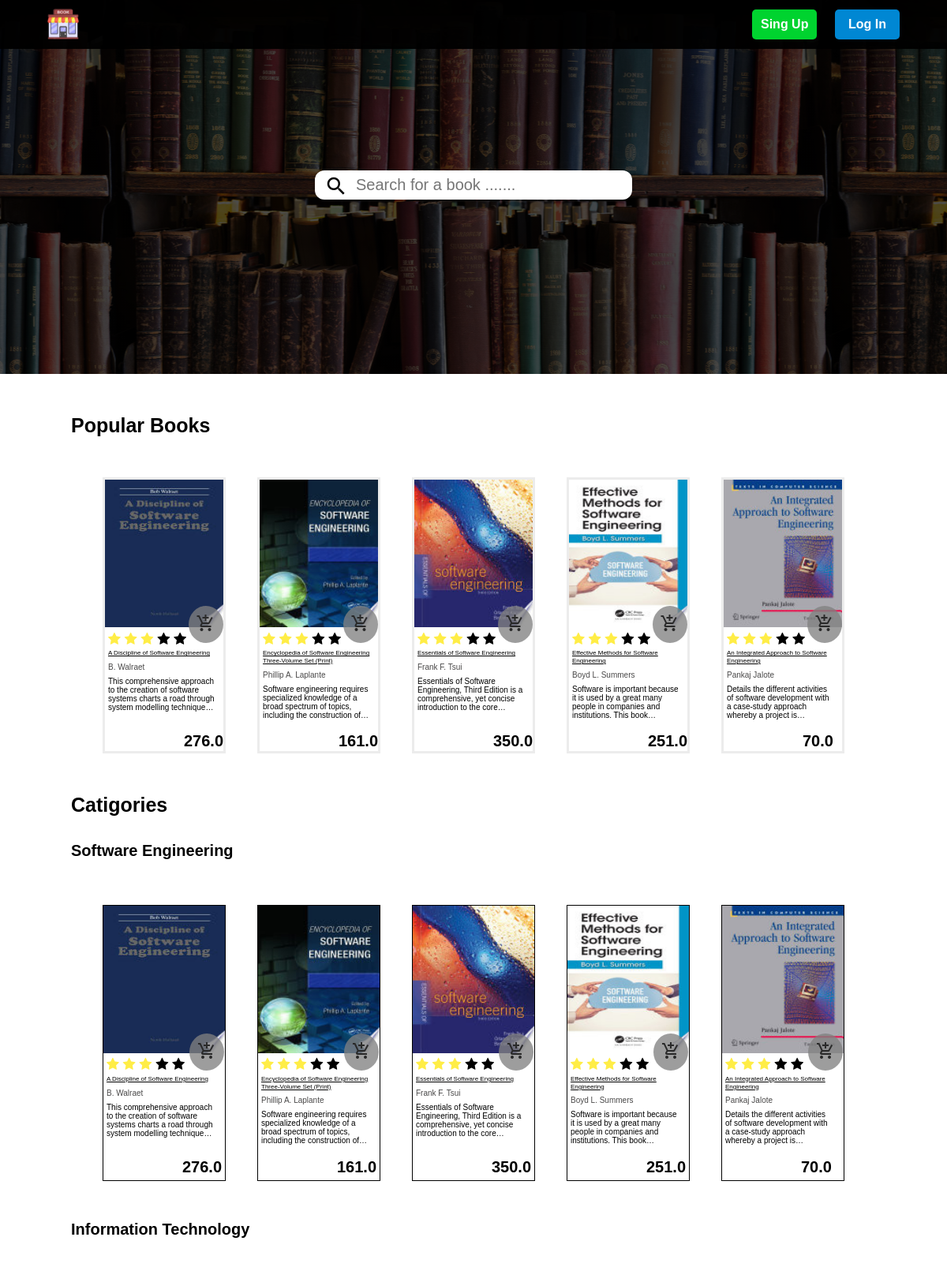
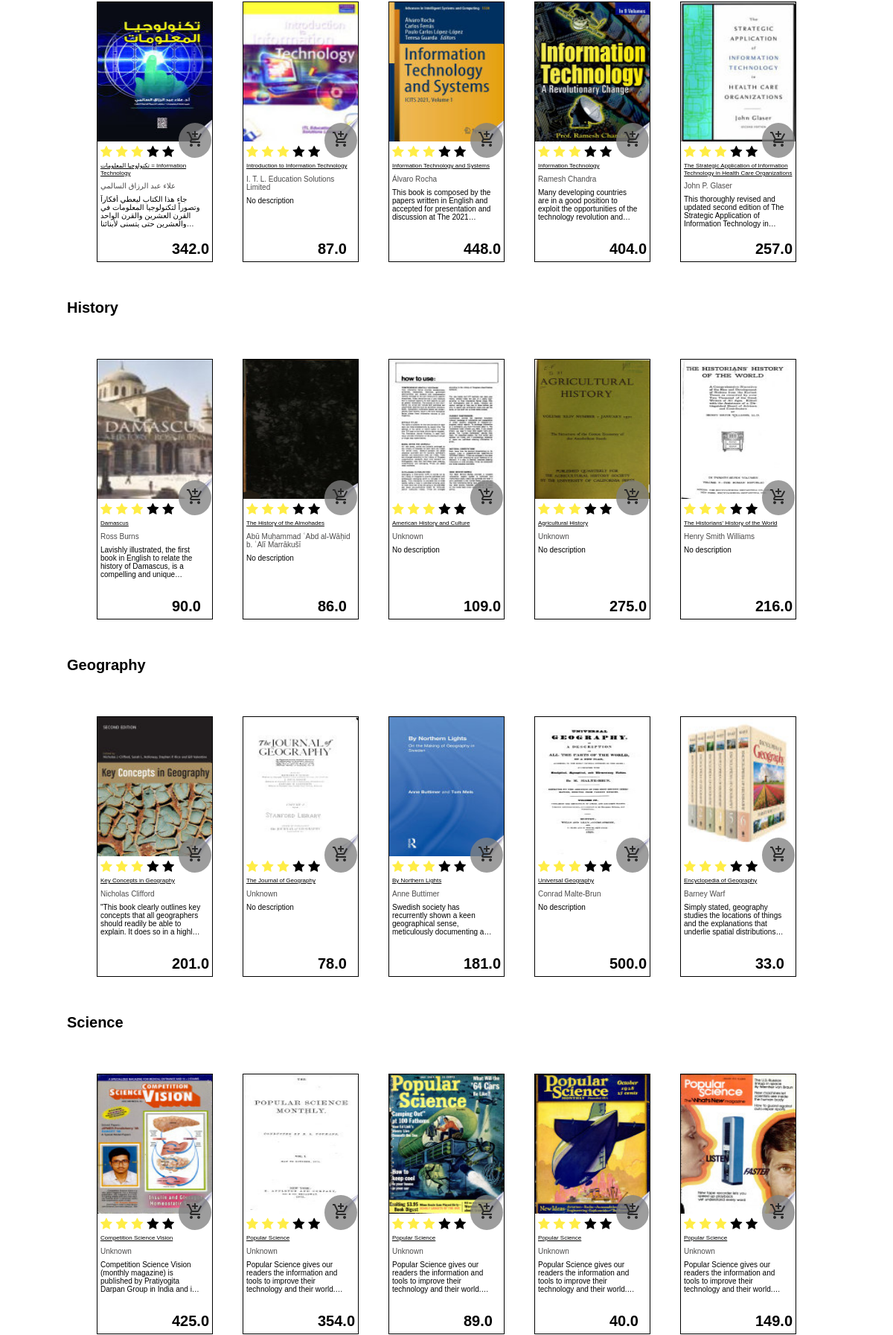
The page /home (upper part) on the database its author committed (2 pictures, top to bottom).
### tables this page shows
CREATE TABLE Book(
	book_id INTEGER PRIMARY KEY AUTOINCREMENT,
  	title TEXT NOT NULL,
  	author TEXT,
  	image TEXT,
  	price REAL NOT NULL,
  	subscript TEXT,
  	quantity INTEGER NOT NULL,
  	state INTEGER NOT NULL DEFAULT 0,
  	writer_id INTEGER,
  	category_id INTEGER,
  	FOREIGN KEY (writer_id) REFERENCES User(user_id),
  	FOREIGN KEY (category_id) REFERENCES Category(category_id)
);

CREATE TABLE Category(
	category_id INTEGER PRIMARY KEY AUTOINCREMENT,
  	title TEXT NOT NULL
);

### app.py (the view)
@app.route("/", methods=["GET", "POST"])
@app.route("/home", methods=["GET", "POST"])
def home():
    if request.method == "GET":
        con = sqlite3.connect("Books.db")
        db = con.cursor()
        db.execute("SELECT * FROM Category;")
        columns = [column[0] for column in db.description]
        categories = [dict(zip(columns, row)) for row in db.fetchall()]
        db.execute("SELECT * FROM Book WHERE state=? LIMIT 5;", (1,))
        columns = [column[0] for column in db.description]
        popular_books = [dict(zip(columns, row)) for row in db.fetchall()]
        for category in categories:
            db.execute(
                "SELECT * FROM Book WHERE category_id=? AND state=? LIMIT 5;",
                (
                    category["category_id"],
                    1,
                ),
            )
            columns = [column[0] for column in db.description]
            category["books"] = [dict(zip(columns, row)) for row in db.fetchall()]
        con.commit()
        db.close()
        con.close()
        return render_template(
            "home.html", categories=categories, popular_books=popular_books
        )
    else:
        return redirect(url_for("library"))

### app.py (called while the page is built)
@app.after_request
def after_request(response):
    response.headers["Cache-Control"] = "no-cache, no-store, must-revalidate"
    response.headers["Expires"] = 0
    response.headers["Pragma"] = "no-cache"
    return response

### templates/home.html (shortened to what this page needs)
<!DOCTYPE html>
<html lang="en">
<head>
  <link rel="stylesheet" href="https://cdnjs.cloudflare.com/ajax/libs/font-awesome/4.7.0/css/font-awesome.min.css" />
  <link rel="stylesheet" href="static/home.css" />
  <link rel="stylesheet" href="static/error.css" />
</head>
<body>
  <header>
    <nav>
      <a href="{{url_for('home')}}">
        <img src="static/images/logo.svg" alt="Logo" />
      </a>
      <div class="sing-log">
        {% if session['user_id'] %}
        <!-- <button onclick="redirectToLink('/logout')" class="sing">Log Out</button>
        <button onclick="redirectToLink('/cart')" class="log">Cart</button> -->
        <ul class="nav-info">
          <li>
            <a href="{{url_for('profile')}}">
              <img src="../static/images/user_1.png" alt="Profile" />
            </a>
          </li>
          <li>
            <a href="{{url_for('cart')}}">
              <img src="../static/images/shopping_cart_1.png" alt="Store" />
            </a>
          </li>
          <li>
            <a href="{{url_for('logout')}}">
              <img src="../static/images/logout_39px.png" alt="logout" />
            </a>
          </li>
        </ul>
        {% else %}
        <button onclick="redirectToLink('/signup')" class="sing">Sing Up</button>
        <button onclick="redirectToLink('/signin')" class="log">Log In</button>
        {% endif %}
      </div>
    </nav>
    <div class="search">
      <form action="{{ url_for('library') }}" method="post">
        <button><i class="material-icons">search</i></button>
        <input type="search" name="search" placeholder="Search for a book ......." />
      </form>
    </div>
  </header>
  <div class="catigories popular-books">
    <div class="head">Popular Books</div>
    <div class="books">
      {% for book in popular_books %}
      <div data-id="{{book['book_id']}}" class="book goToBook">
        <form action="{{url_for('add_to_cart', book_id=book['book_id'])}}" method="get" class="add-to-cart">
          <button>
            <i class="material-icons">add_shopping_cart</i>
          </button>
        </form>
        <div class="img-book">
          <img src="{{book['image']}}" alt="" />
        </div>
        <div class="stars">
          <i class="fa fa-star checked"></i>
          <i class="fa fa-star checked"></i>
          <i class="fa fa-star checked"></i>
          <i class="fa fa-star"></i>
          <i class="fa fa-star"></i>
        </div>
        <div class="book-details">
          <div class="title">
            <a href="" class="book-title">
              {{book['title']}}
            </a>
          </div>
          <div class="title">
            <a href="" class="book-creator"> {{ book['author'] }} </a>
          </div>
          <div class="title">
            <p class="explain">
              {{ book['subscript'] }}
            </p>
          </div>
          <div class="price">
            <span>{{ book['price'] }}</span>
          </div>
        </div>
      </div>
      {% endfor %}
    </div>
  </div>
  <div class="catigories">
    <div class="head">Catigories</div>
    {% for category in categories %}
    <div class="type-book">{{category['title']}}</div>
    <div class="books">
      {% for book in category['books'] %}
      <div data-id="{{book['book_id']}}" class="book goToBook">
        <form action="{{url_for('add_to_cart', book_id=book['book_id'])}}" method="get" class="add-to-cart">
          <button>
            <i class="material-icons">add_shopping_cart</i>
          </button>
        </form>
        <div class="img-book">
          <img src="{{book['image']}}" alt="" />
        </div>
        <div class="stars">
          <i class="fa fa-star checked"></i>
          <i class="fa fa-star checked"></i>
          <i class="fa fa-star checked"></i>
          <i class="fa fa-star"></i>
          <i class="fa fa-star"></i>
        </div>
        <div class="book-details">
          <div class="title">
            <a href="" class="book-title">
              {{book['title']}}
            </a>
          </div>
          <div class="title">
            <a href="" class="book-creator"> {{book['author']}} </a>
          </div>
          <div class="title">
            <p class="explain">
              {{book['subscript']}}
            </p>
          </div>
          <div class="price">
            <span>{{book['price']}}</span>
          </div>
        </div>
      </div>
      {% endfor %}
    </div>
    {% endfor %}
  </div>
</body>
</html>

### static/home.css (style rules this page uses)
* { margin: 0; padding: 0; box-sizing: border-box; font-family: sans-serif; }
html { font-size: 10px; }
header { height: 474px; width: 100%; background-image: radial-gradient(rgba(0, 0, 0, 0.699) 100%, transparent), url(images/hero-img.png); background-position: center; }
header nav { width: 100%; background-color: rgba(0, 0, 0, 0.95); padding: 10px 60px; display: flex; justify-content: space-between; align-items: center; }
header nav img { cursor: pointer; }
.sing, .log { width: 82px; border: none; color: white; margin-left: 20px; padding: 10px; border-radius: 5px; cursor: pointer; font-size: 1.6rem; font-weight: 700; }
.sing { background-color: #00d32f; }
.log { background-color: #0087d3; }
.search { height: calc(100% - 130px); display: flex; justify-content: center; align-items: center; }
form { width: 100%; display: flex; justify-content: center; align-items: center; }
.search input { width: 30%; height: 37px; padding: 10px; font-size: 2rem; border-radius: 0 12px 12px 0; border-left: none; border: none; outline: none; }
.search button { height: 37px; font-size: 1.6rem; border-radius: 12px 0 0 12px; border: none; background-color: white; padding-left: 12px; padding-top: 5px; cursor: pointer; }
.search button i { font-size: 3rem; font-weight: 500; }
.books { display: flex; flex-flow: row wrap; justify-content: space-evenly; align-items: center; transition: 600ms; margin-bottom: 30px; padding: 20px; gap: 20px; }
.catigories { padding: 90px 90px; display: flex; flex-flow: column wrap; }
.head { font-size: 2.5rem; font-weight: 700; line-height: 31.47px; margin-bottom: 30px; }
.type-book { font-weight: 700; font-size: 2rem; margin-bottom: 37px; }
.book { position: relative; height: 350px; width: 156px; cursor: pointer; border: 1px solid black; overflow: hidden; }
.book .add-to-cart { position: absolute; top: 45%; right: -35%; color: white; border: none; border-radius: 0 0 0 12px; padding: 0.5rem; cursor: pointer; font-size: 1.5rem; font-weight: 700; }
.book .add-to-cart button { background: none; border: none; cursor: pointer; font-size: 1.2rem; font-weight: 700; background-color: rgba(128, 128, 128, 0.774); padding: 1rem; border-radius: 100%; color: rgb(41, 41, 41); }
.img-book { width: 100%; height: 187px; }
.img-book img { width: 100%; height: 100%; }
.book-details { padding: 0.4rem; }
.title { margin-bottom: 7px; }
.title .book-title { font-size: 8px; font-weight: 500; line-height: 9.68px; color: #000000; display: -webkit-box; -webkit-line-clamp: 2; -webkit-box-orient: vertical; text-overflow: ellipsis; overflow: hidden; }
.title .book-creator { text-decoration: none; color: #4a4949; font-weight: 500; font-size: 1rem; }
.explain { color: black; width: 135px; padding: -1px; display: -webkit-box; -webkit-box-orient: vertical; -webkit-line-clamp: 4; overflow: hidden; text-overflow: ellipsis; position: absolute; }
.price { position:absolute; left: 100px; top: 325px; }
.price span { font-weight: 600; font-size: 20px; line-height: 12.1px; }
.checked { color: rgba(255, 230, 0, 0.726); }
.stars { height: 20px; margin-top: 4px; padding-left: 4px; display: flex; justify-content: flex-start; align-items: center; gap: 5px; }
.fa { font-size: 17px; }
.popular-books .book { cursor: pointer; overflow: hidden; border: 3px solid rgba(0, 0, 0, 0.075); }
.catigories { padding-top: 0; }
.popular-books { padding-top: 50px; padding-bottom: 0; }

### rows shown on the page
Book: shows a picture, title "A Discipline of Software Engineering", author "B. Walraet", subscript "This comprehensive approach to the creation of software systems charts a road through system modelling…", price "276.0"
Book: shows a picture, title "Encyclopedia of Software Engineering Three-Volume Set (Print)", author "Phillip A. Laplante", subscript "Software engineering requires specialized knowledge of a broad spectrum of topics, including the construction…", price "161.0"
Book: shows a picture, title "Essentials of Software Engineering", author "Frank F. Tsui", subscript "Essentials of Software Engineering, Third Edition is a comprehensive, yet concise introduction to the…", price "350.0"
Book: shows a picture, title "Effective Methods for Software Engineering", author "Boyd L. Summers", subscript "Software is important because it is used by a great many people in companies and institutions. This…", price "251.0"
Book: shows a picture, title "An Integrated Approach to Software Engineering", author "Pankaj Jalote", subscript "Details the different activities of software development with a case-study approach whereby a project…", price "70.0"
Category: title "Software Engineering"
Category: title "Information Technology"
Book: shows a picture, title "تكنولوجيا المعلومات = Information Technology", author "علاء عبد الرزاق السالمي", subscript "جاء هذا الكتاب ليعطي أفكاراً وتصوراً لتكنولوجيا المعلومات في القرن العشرين والقرن الواحد والعشرين حتى يتسنى…", price "342.0"
Book: shows a picture, title "Introduction to Information Technology", author "I. T. L. Education Solutions Limited", subscript "No description", price "87.0"
Book: shows a picture, title "Information Technology and Systems", author "Álvaro Rocha", subscript "This book is composed by the papers written in English and accepted for presentation and discussion at The…", price "448.0"
Book: shows a picture, title "Information Technology", author "Ramesh Chandra", subscript "Many developing countries are in a good position to exploit the opportunities of the technology revolution…", price "404.0"
Book: shows a picture, title "The Strategic Application of Information Technology in Health Care Organizations", author "John P. Glaser", subscript "This thoroughly revised and updated second edition of The Strategic Application of Information Technology…", price "257.0"
Category: title "History"
Book: shows a picture, title "Damascus", author "Ross Burns", subscript "Lavishly illustrated, the first book in English to relate the history of Damascus, is a compelling and…", price "90.0"
Book: shows a picture, title "The History of the Almohades", author "Abū Muḥammad ʿAbd al-Wāḥid b. ʿAlī Marrākušī", subscript "No description", price "86.0"
Book: shows a picture, title "American History and Culture", author "Unknown", subscript "No description", price "109.0"
Book: shows a picture, title "Agricultural History", author "Unknown", subscript "No description", price "275.0"
Book: shows a picture, title "The Historians' History of the World", author "Henry Smith Williams", subscript "No description", price "216.0"
Category: title "Geography"
Book: shows a picture, title "Key Concepts in Geography", author "Nicholas Clifford", subscript "\"This book clearly outlines key concepts that all geographers should readily be able to explain. It does so in a…", price "201.0"
Book: shows a picture, title "The Journal of Geography", author "Unknown", subscript "No description", price "78.0"
Book: shows a picture, title "By Northern Lights", author "Anne Buttimer", subscript "Swedish society has recurrently shown a keen geographical sense, meticulously documenting…", price "181.0"
Book: shows a picture, title "Universal Geography", author "Conrad Malte-Brun", subscript "No description", price "500.0"
Book: shows a picture, title "Encyclopedia of Geography", author "Barney Warf", subscript "Simply stated, geography studies the locations of things and the explanations that underlie spatial…", price "33.0"
Category: title "Science"
Book: shows a picture, title "Competition Science Vision", author "Unknown", subscript "Competition Science Vision (monthly magazine) is published by Pratiyogita Darpan Group in India and…", price "425.0"
Book: shows a picture, title "Popular Science", author "Unknown", subscript "Popular Science gives our readers the information and tools to improve their technology and their…", price "354.0"
Book: shows a picture, title "Popular Science", author "Unknown", subscript "Popular Science gives our readers the information and tools to improve their technology and their…", price "89.0"
Book: shows a picture, title "Popular Science", author "Unknown", subscript "Popular Science gives our readers the information and tools to improve their technology and their…", price "40.0"
Book: shows a picture, title "Popular Science", author "Unknown", subscript "Popular Science gives our readers the information and tools to improve their technology and their…", price "149.0"
